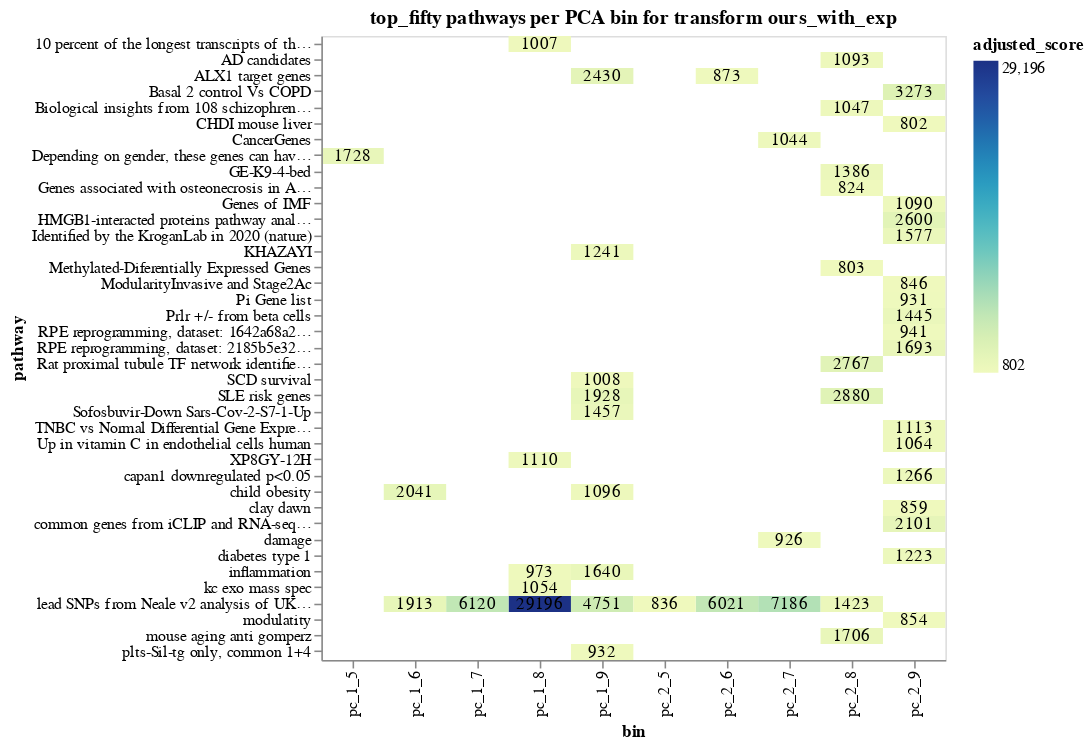

Notebook code for this chart:
### Code cell
x_lab = "bin"
y_lab = "pathway"
for lab in path_pca_tops_dict.keys():
    title_str = '{} pathways per PCA bin for transform {}'
    save_str = path_plots+ "/{}_pca_paths_{}_{}.png"
    # OR plots 
    # - Top 5 per clust
    top_five_or_title = title_str.format(top_five_lab,lab)
    df = path_pca_tops_dict[lab][OR_lab][top_five_lab]
    chart = chart_cluster_pathway(df,x_lab, y_lab, OR_lab, top_five_or_title)
    fname = save_str.format(top_five_lab, OR_lab, lab)
    chart.save(fname)
    # # - Top 50
    top_fifty_or_title = title_str.format(top_fifty_lab, lab)
    chart = chart_cluster_pathway(path_pca_tops_dict[lab][OR_lab][top_fifty_lab],x_lab, y_lab, OR_lab, top_fifty_or_title)
    fname = save_str.format(top_fifty_lab, OR_lab, lab)
    chart.save(fname)
    # Combined score
    # - Top 5 per clust
    top_five_score_title = title_str.format(top_five_lab, lab)
    chart = chart_cluster_pathway(path_pca_tops_dict[lab][score_lab][top_five_lab],x_lab, y_lab, score_lab, top_five_score_title)
    fname = save_str.format(top_five_lab, score_lab,lab)
    chart.save(fname)
    # - Top 50
    top_fifty_score_title = title_str.format(top_fifty_lab, lab)
    chart = chart_cluster_pathway(path_pca_tops_dict[lab][score_lab][top_fifty_lab],x_lab, y_lab, score_lab, top_fifty_score_title)
    fname = save_str.format(top_fifty_lab, score_lab,lab)
    chart.save(fname)
    # Adjusted Combined score
    # - Top 5 per clust
    top_five_score_title = title_str.format(top_five_lab, lab)
    chart = chart_cluster_pathway(path_pca_tops_dict[lab][adj_score_lab][top_five_lab],x_lab, y_lab, adj_score_lab, top_five_score_title)
    fname = save_str.format(top_five_lab, adj_score_lab,lab)
    chart.save(fname)
    # - Top 50
    top_fifty_score_title = title_str.format(top_fifty_lab, lab)
    chart = chart_cluster_pathway(path_pca_tops_dict[lab][adj_score_lab][top_fifty_lab],x_lab, y_lab, adj_score_lab, top_fifty_score_title)
    fname = save_str.format(top_fifty_lab, adj_score_lab,lab)
    chart.save(fname)
chart

### Figure 1 — Vega-Lite specification as saved in the notebook (floating-point values rounded to 4 significant figures)
{"config": {"view": {"continuousWidth": 300, "continuousHeight": 300}}, "layer": [{"mark": {"type": "rect"}, "encoding": {"color": {"field": "adjusted_score", "title": "adjusted_score", "type": "quantitative"}, "x": {"field": "bin", "title": "bin", "type": "ordinal"}, "y": {"field": "pathway", "title": "pathway", "type": "ordinal"}}, "title": {"text": "top_fifty pathways per PCA bin for transform ours_with_exp", "anchor": "middle"}}, {"mark": {"type": "text", "baseline": "middle"}, "encoding": {"color": {"value": "black"}, "text": {"field": "adjusted_score", "format": ".0f", "type": "quantitative"}, "x": {"field": "bin", "title": "bin", "type": "ordinal"}, "y": {"field": "pathway", "title": "pathway", "type": "ordinal"}}, "title": {"text": "top_fifty pathways per PCA bin for transform ours_with_exp", "anchor": "middle"}}], "data": {"name": "data-bcc3b8b9b8a2e9343e7642592bc7b6e9"}, "height": 400, "width": 400, "$schema": "https://vega.github.io/schema/vega-lite/v5.17.0.json", "datasets": {"data-bcc3b8b9b8a2e9343e7642592bc7b6e9": [{"pathway": "lead SNPs from Neale v2 analysis of UKBB data, pruned with distance cutoff of 500kb and mapped to nearest gene", "bin": "pc_1_8", "adjusted_score": 29200.0}, {"pathway": "lead SNPs from Neale v2 analysis of UKBB data, pruned with distance cutoff of 500kb and mapped to nearest gene", "bin": "pc_2_7", "adjusted_score": 7186.0}, {"pathway": "lead SNPs from Neale v2 analysis of UKBB data, pruned with distance cutoff of 500kb and mapped to nearest gene", "bin": "pc_1_7", "adjusted_score": 6120.0}, {"pathway": "lead SNPs from Neale v2 analysis of UKBB data, pruned with distance cutoff of 500kb and mapped to nearest gene", "bin": "pc_2_6", "adjusted_score": 6021.0}, {"pathway": "lead SNPs from Neale v2 analysis of UKBB data, pruned with distance cutoff of 500kb and mapped to nearest gene", "bin": "pc_1_9", "adjusted_score": 4751.0}, {"pathway": "Basal 2 control Vs COPD", "bin": "pc_2_9", "adjusted_score": 3273.0}, {"pathway": "SLE risk genes", "bin": "pc_2_8", "adjusted_score": 2880.0}, {"pathway": "Rat proximal tubule TF network identified by wTO.", "bin": "pc_2_8", "adjusted_score": 2767.0}, {"pathway": "HMGB1-interacted proteins pathway analysis", "bin": "pc_2_9", "adjusted_score": 2600.0}, {"pathway": "ALX1 target genes", "bin": "pc_1_9", "adjusted_score": 2430.0}, {"pathway": "common genes from iCLIP and RNA-seq data sets", "bin": "pc_2_9", "adjusted_score": 2101.0}, {"pathway": "child obesity", "bin": "pc_1_6", "adjusted_score": 2041.0}, {"pathway": "SLE risk genes", "bin": "pc_1_9", "adjusted_score": 1928.0}, {"pathway": "lead SNPs from Neale v2 analysis of UKBB data, pruned with distance cutoff of 500kb and mapped to nearest gene", "bin": "pc_1_6", "adjusted_score": 1913.0}, {"pathway": "Depending on gender, these genes can have varying effects on body size", "bin": "pc_1_5", "adjusted_score": 1728.0}, {"pathway": "mouse aging anti gomperz", "bin": "pc_2_8", "adjusted_score": 1706.0}, {"pathway": "RPE reprogramming, dataset: 2185b5e32d0c3edf0ce0026127b45e7e", "bin": "pc_2_9", "adjusted_score": 1693.0}, {"pathway": "inflammation", "bin": "pc_1_9", "adjusted_score": 1640.0}, {"pathway": "Identified by the KroganLab in 2020 (nature)", "bin": "pc_2_9", "adjusted_score": 1577.0}, {"pathway": "Sofosbuvir-Down Sars-Cov-2-S7-1-Up", "bin": "pc_1_9", "adjusted_score": 1457.0}, {"pathway": "Prlr +/- from beta cells", "bin": "pc_2_9", "adjusted_score": 1445.0}, {"pathway": "lead SNPs from Neale v2 analysis of UKBB data, pruned with distance cutoff of 500kb and mapped to nearest gene", "bin": "pc_2_8", "adjusted_score": 1423.0}, {"pathway": "GE-K9-4-bed", "bin": "pc_2_8", "adjusted_score": 1386.0}, {"pathway": "capan1 downregulated p<0.05", "bin": "pc_2_9", "adjusted_score": 1266.0}, {"pathway": "KHAZAYI", "bin": "pc_1_9", "adjusted_score": 1241.0}, {"pathway": "diabetes type 1", "bin": "pc_2_9", "adjusted_score": 1223.0}, {"pathway": "TNBC vs Normal Differential Gene Expression Analysis", "bin": "pc_2_9", "adjusted_score": 1113.0}, {"pathway": "XP8GY-12H", "bin": "pc_1_8", "adjusted_score": 1110.0}, {"pathway": "child obesity", "bin": "pc_1_9", "adjusted_score": 1096.0}, {"pathway": "AD candidates", "bin": "pc_2_8", "adjusted_score": 1093.0}, {"pathway": "Genes of IMF", "bin": "pc_2_9", "adjusted_score": 1090.0}, {"pathway": "Up in vitamin C in endothelial cells human", "bin": "pc_2_9", "adjusted_score": 1064.0}, {"pathway": "kc exo mass spec", "bin": "pc_1_8", "adjusted_score": 1054.0}, {"pathway": "Biological insights from 108 schizophrenia-associated genetic loci", "bin": "pc_2_8", "adjusted_score": 1047.0}, {"pathway": "CancerGenes", "bin": "pc_2_7", "adjusted_score": 1044.0}, {"pathway": "SCD survival", "bin": "pc_1_9", "adjusted_score": 1008.0}, {"pathway": "10 percent of the longest transcripts of the human genome", "bin": "pc_1_8", "adjusted_score": 1007.0}, {"pathway": "inflammation", "bin": "pc_1_8", "adjusted_score": 973.2}, {"pathway": "RPE reprogramming, dataset: 1642a68a2db75afc3f8b6e9b1ae0587e", "bin": "pc_2_9", "adjusted_score": 940.8}, {"pathway": "plts-Sil-tg only, common 1+4", "bin": "pc_1_9", "adjusted_score": 931.8}, {"pathway": "Pi Gene list", "bin": "pc_2_9", "adjusted_score": 931.5}, {"pathway": "damage", "bin": "pc_2_7", "adjusted_score": 925.8}, {"pathway": "ALX1 target genes", "bin": "pc_2_6", "adjusted_score": 872.9}, {"pathway": "clay dawn", "bin": "pc_2_9", "adjusted_score": 859.3}, {"pathway": "modulatity", "bin": "pc_2_9", "adjusted_score": 854.3}, {"pathway": "ModularityInvasive and Stage2Ac", "bin": "pc_2_9", "adjusted_score": 846.4}, {"pathway": "lead SNPs from Neale v2 analysis of UKBB data, pruned with distance cutoff of 500kb and mapped to nearest gene", "bin": "pc_2_5", "adjusted_score": 836.2}, {"pathway": "Genes associated with osteonecrosis in ALL children", "bin": "pc_2_8", "adjusted_score": 823.6}, {"pathway": "Methylated-Diferentially Expressed Genes", "bin": "pc_2_8", "adjusted_score": 803.0}, {"pathway": "CHDI mouse liver", "bin": "pc_2_9", "adjusted_score": 801.5}]}}
